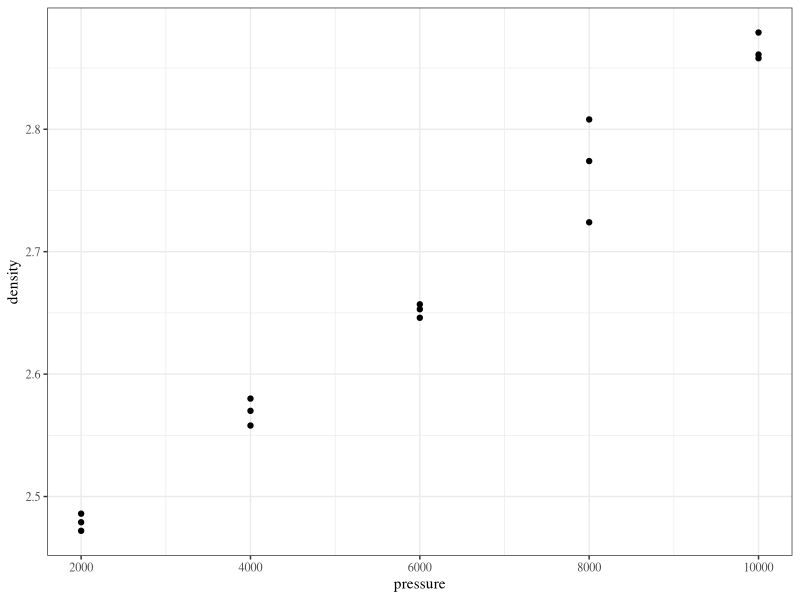

This chart was generated by the following R code:
## ---- chunk 1
library(knitr)
library(tidyverse)
library(xtable)
library(MASS)

knitr::opts_chunk$set(echo=FALSE, message=FALSE, warning=FALSE, fig.height = 2)
theme_set(theme_bw(base_family = "serif"))

set.seed(305)
## ---- chunk 2
ceramics <- read.csv("../../data/ceramics.csv")
kable(cbind(ceramics[1:8, ], rbind(ceramics[9:15, ], c("", ""))))

ggplot(ceramics) +
  geom_point(aes(pressure, density))

